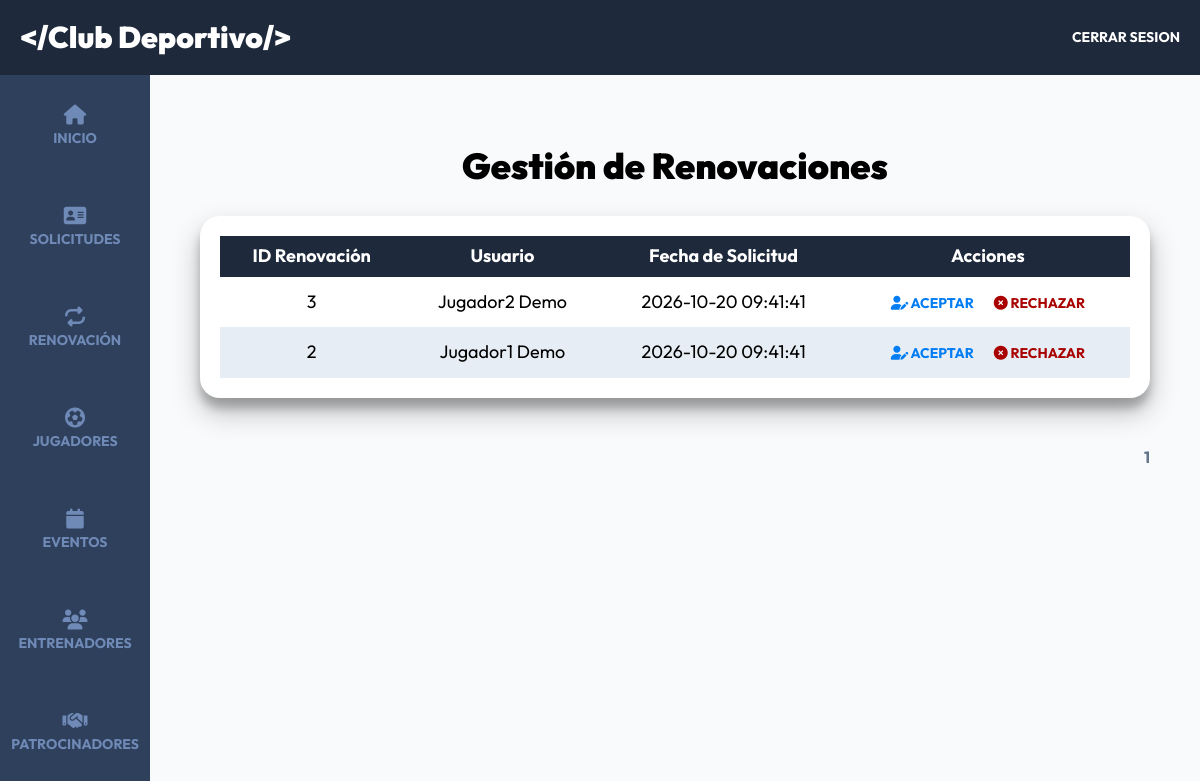
Page /admin/renovaciones (signed in) on the committed database.
### tables this page shows
CREATE TABLE renovaciones(id INT AUTO_INCREMENT PRIMARY KEY,usuario_id INT,fecha_solicitud DATETIME,estado VARCHAR(20),fecha_respuesta DATETIME);

CREATE TABLE usuarios(id INT AUTO_INCREMENT PRIMARY KEY,dni VARCHAR(12),nombre VARCHAR(60),apellido1 VARCHAR(60),apellido2 VARCHAR(60),email VARCHAR(60),password VARCHAR(60),confirmado TINYINT(1),estado VARCHAR(20),token VARCHAR(15),admin TINYINT(1),padre VARCHAR(60),correo_padre VARCHAR(60),madre VARCHAR(60),correo_madre VARCHAR(60),telefono VARCHAR(20),genero VARCHAR(10),fecha_nacimiento DATE,direccion VARCHAR(120),codigo_postal VARCHAR(10),ciudad VARCHAR(40),pais VARCHAR(40),nacionalidad VARCHAR(40),categoria VARCHAR(40),grupo VARCHAR(40),federado VARCHAR(5),nadar VARCHAR(5),alergias TEXT,informacion TEXT,imagen VARCHAR(40),tags VARCHAR(120),redes TEXT);

### controllers/RenovacionController.php (called while the page is built, shortened)
<?php
class RenovacionController {
    public static function index(Router $router) {
        $pagina_actual = $_GET['page'] ?? 1;
        $pagina_actual = filter_var($pagina_actual, FILTER_VALIDATE_INT);
        $por_pagina = 10;
        $total = Renovacion::totalArray(['estado' => 'pendiente']);
        $paginacion = new Paginacion($pagina_actual, $por_pagina, $total);
        $offset = $paginacion->offset();
        $renovacionesPendientes = Renovacion::whereArrayPaginarOrdenar(['estado' => 'pendiente'], $por_pagina, $offset, 'DESC');
        foreach ($renovacionesPendientes as $renovacion) {
            $usuario = Usuario::find($renovacion->usuario_id);
            $renovacion->usuario = $usuario;
        }
        $router->render('admin/renovaciones/index', [
            'titulo' => 'Gestión de Renovaciones',
            'renovacionesPendientes' => $renovacionesPendientes,
            'paginacion' => $paginacion->paginacion()
        ]);
    }
}

### public/index.php (called while the page is built, shortened)
<?php
$router = new Router();
$router->get('/login', [AuthController::class, 'login']);
$router->post('/login', [AuthController::class, 'login']);
$router->post('/logout', [AuthController::class, 'logout']);
$router->get('/registro', [AuthController::class, 'registro']);
$router->post('/registro', [AuthController::class, 'registro']);
$router->get('/olvide', [AuthController::class, 'olvide']);
$router->post('/olvide', [AuthController::class, 'olvide']);
$router->get('/reestablecer', [AuthController::class, 'reestablecer']);
$router->post('/reestablecer', [AuthController::class, 'reestablecer']);
$router->get('/mensaje', [AuthController::class, 'mensaje']);
$router->get('/confirmar-cuenta', [AuthController::class, 'confirmar']);
$router->get('/admin/dashboard', [DashboardController::class, 'index']);
$router->get('/admin/panel', [AdminController::class, 'index']);
$router->post('/admin/panel/usuarios/aceptar', [AdminController::class, 'aceptarUsuario']);
$router->post('/admin/panel/usuarios/rechazar', [AdminController::class, 'rechazarUsuario']);
$router->get('/admin/panel/editar', [AdminController::class, 'editar']);
$router->post('/admin/panel/editar', [AdminController::class, 'editar']);
$router->get('/admin/renovaciones', [RenovacionController::class, 'index']);
$router->get('/registro/renovaciones', [RenovacionController::class, 'crearSolicitud']);
$router->post('/admin/renovaciones/aceptar', [RenovacionController::class, 'aceptarRenovacion']);
$router->post('/admin/renovaciones/rechazar', [RenovacionController::class, 'rechazarRenovacion']);
$router->get('/admin/registrados/editar', [RegistradosController::class, 'editar']);
$router->post('/admin/registrados/editar', [RegistradosController::class, 'editar']);
$router->get('/admin/registrados', [RegistradosController::class, 'index']);
$router->post('/admin/registrados/aprobar', [RegistradosController::class, 'aprobarUsuario']);
$router->post('/admin/registrados/rechazar', [RegistradosController::class, 'rechazarUsuario']);
$router->get('/admin/entrenadores', [EntrenadoresController::class, 'index']);
$router->get('/admin/entrenadores/crear', [EntrenadoresController::class, 'crear']);
$router->post('/admin/entrenadores/crear', [EntrenadoresController::class, 'crear']);
$router->get('/admin/entrenadores/editar', [EntrenadoresController::class, 'editar']);
$router->post('/admin/entrenadores/editar', [EntrenadoresController::class, 'editar']);
$router->post('/admin/entrenadores/eliminar', [EntrenadoresController::class, 'eliminar']);
$router->get('/admin/eventos', [EventosController::class, 'index']);
$router->get('/admin/eventos/crear', [EventosController::class, 'crear']);
$router->post('/admin/eventos/crear', [EventosController::class, 'crear']);
$router->get('/admin/eventos/editar', [EventosController::class, 'editar']);
$router->post('/admin/eventos/editar', [EventosController::class, 'editar']);
$router->post('/admin/eventos/eliminar', [EventosController::class, 'eliminar']);
$router->get('/api/eventos-horario', [APIEventos::class, 'index']);
$router->get('/api/equipacion', [APIEquipacion::class, 'index']);
$router->get('/api/entrenadores', [APIEntrenadores::class, 'index']);
$router->get('/api/entrenador', [APIEntrenadores::class, 'entrenador']);
$router->get('/admin/patrocinadores', [PatrocinadorController::class, 'index']);
$router->get('/admin/patrocinadores/crear', [PatrocinadorController::class, 'crear']);
$router->post('/admin/patrocinadores/crear', [PatrocinadorController::class, 'crear']);
$router->get('/admin/patrocinadores/editar', [PatrocinadorController::class, 'editar']);
$router->post('/admin/patrocinadores/editar', [PatrocinadorController::class, 'editar']);
$router->post('/admin/patrocinadores/eliminar', [PatrocinadorController::class, 'eliminar']);
$router->get('/admin/equipacion', [EquipacionController::class, 'index']);
$router->get('/finalizar-registro', [RegistroController::class, 'crear']);
$router->post('/finalizar-registro/gratis', [RegistroController::class, 'gratis']);
$router->post('/finalizar-registro/pagar', [RegistroController::class, 'pagar']);
$router->get('/finalizar-registro/eventosconf', [RegistroController::class, 'eventosconf']);
$router->post('/finalizar-registro/eventosconf', [RegistroController::class, 'eventosconf']);
$router->get('/boleto', [RegistroController::class, 'boleto']);
$router->post('/boleto', [RegistroController::class, 'guardarFirma']);
$router->get('/firma', [RegistroController::class, 'firma']);
$router->get('/confirmar-firma', [RegistroController::class, 'confirmarFirma']);
$router->post('/renovacion', [RegistroController::class, 'solicitarRenovacion']);
$router->get('/', [PaginasController::class, 'index']);
$router->get('/clubdeportivo', [PaginasController::class, 'evento']);
$router->get('/paquetes', [PaginasController::class, 'paquetes']);
$router->get('/eventos', [PaginasController::class, 'eventos']);
$router->get('/evento', [PaginasController::class, 'detalleEvento']);
$router->get('/pruebas', [PaginasController::class, 'pruebas']);
$router->get('/404', [PaginasController::class, 'error']);
$router->comprobarRutas();

### models/ActiveRecord.php (called while the page is built, shortened)
<?php
class ActiveRecord {
    protected static $db;
    protected static $tabla = '';
    public static function setDB($database) {
        self::$db = $database;
    }
    public static function consultarSQL($query) {
        $resultado = self::$db->query($query);
        $array = [];
        while($registro = $resultado->fetch_assoc()) {
            $array[] = static::crearObjeto($registro);
        }
        return $array;
    }
    protected static function crearObjeto($registro) {
        $objeto = new static;
        foreach($registro as $key => $value ) {
            if(property_exists( $objeto, $key  )) {
                $objeto->$key = $value;
            }
        }
        return $objeto;
    }
    public static function find($id) {
        $query = "SELECT * FROM " . static::$tabla  ." WHERE id = ${id}";
        $resultado = self::consultarSQL($query);
        return array_shift( $resultado ) ;
    }
     public static function totalArray($array = []) {
        $query = "SELECT COUNT(*) FROM " . static::$tabla . " WHERE ";
        foreach($array as $key => $value) {
            if($key == array_key_last($array)) {
                $query .= " ${key} = '${value}' ";
            } else {
                $query .= " ${key} = '${value}' AND ";
            }
        }
        $resultado = self::$db->query($query);
        $total = $resultado->fetch_array();
        return array_shift($total);
    }
    public static function whereArrayPaginarOrdenar($array = [], $limite, $offset, $orden = 'DESC') {
        $query = "SELECT * FROM " . static::$tabla . " WHERE ";
        foreach ($array as $key => $value) {
            $query .= " ${key} = '" . self::$db->escape_string($value) . "'";
        }
        $query .= " ORDER BY id ${orden}";
        $query .= " LIMIT " . self::$db->escape_string($limite) . " OFFSET " . self::$db->escape_string($offset);
        $resultado = self::consultarSQL($query);
        return $resultado;
    }
}

### views/admin/renovaciones/index.php (the view, shortened to what this page needs)
<h2 class="dashboard__heading"><?php echo $titulo; ?></h2>
<div class="dashboard__contenedor">
<?php if(!empty($renovacionesPendientes)): ?>
    <table class="table">
        <thead class="table__thead">
            <tr>
                <th scope="col" class="table__th">ID Renovación</th>
                <th scope="col" class="table__th">Usuario</th>
                <th scope="col" class="table__th">Fecha de Solicitud</th>
                <th scope="col" class="table__th">Acciones</th>
            </tr>
        </thead>
        <tbody class="table__tbody">
            <?php foreach($renovacionesPendientes as $renovacion): ?>
                <tr class="table__tr">
                    <td class="table__td">
                        <?php echo htmlspecialchars($renovacion->usuario_id); ?>
                    </td>
                    <td class="table__td">
                        <?php echo htmlspecialchars($renovacion->usuario->nombre) . ' ' . htmlspecialchars($renovacion->usuario->apellido1); ?>
                    </td>
                    <td class="table__td">
                        <?php echo htmlspecialchars($renovacion->fecha_solicitud); ?>
                    </td>
                    <td class="table__td--acciones">
                        <form method="POST" action="/admin/renovaciones/aceptar">
                            <button class="table__accion table__accion--editar" type="submit">
                                <i class="fa-solid fa-user-pen"></i> Aceptar
                            </button>
                        </form>
                        <form method="POST" action="/admin/renovaciones/rechazar">
                            <button class="table__accion table__accion--eliminar" type="submit">
                                <i class="fa-solid fa-circle-xmark"></i> Rechazar
                            </button>
                        </form>
                    </td>
                </tr>
            <?php endforeach; ?>
        </tbody>
    </table>
<?php else: ?>
    <p class="text-center">No hay renovaciones pendientes</p>
<?php endif; ?>
</div>
<?php
    echo $paginacion;
?>

### public/build/css/app.css (style rules this page uses)
html { line-height: 1.15; -webkit-text-size-adjust: 100%; }
body { margin: 0; }
button, input, optgroup, select, textarea { font-family: inherit; font-size: 100%; line-height: 1.15; margin: 0; }
button, input { overflow: visible; }
button, select { text-transform: none; }
button, [type=button], [type=reset], [type=submit] { -webkit-appearance: button; }
html { font-size: 62.5%; box-sizing: border-box; height: 100%; }
*, *:before, *:after { box-sizing: inherit; }
body { font-family: "Outfit", sans-serif; font-size: 1.8rem; }
h1, h2, h3 { font-family: "Outfit", sans-serif; font-weight: 900; margin: 2rem 0; }
h2 { font-size: 3.6rem; }
[class$=__heading] { font-family: "Outfit", sans-serif; font-weight: 900; margin: 2rem 0; margin: 6rem 0 3rem 0; text-align: center; }
.dashboard { height: 100%; display: flex; flex-direction: column; background-color: #F8FAFC; }
.dashboard__contenedor, .dashboard__formulario { box-shadow: rgba(0, 0, 0, 0.25) 0px 14px 28px, rgba(0, 0, 0, 0.22) 0px 10px 10px; background-color: #FFFFFF; padding: 2rem; border-radius: 2rem; }
.table { width: 100%; border-collapse: collapse; }
.table__thead { background-color: #1E293B; color: #FFFFFF; }
.table__th { padding: 1rem; text-align: center; }
.table__tr:nth-of-type(even) { background-color: #e6edf4; }
.table__td, .table__td--acciones { padding: 1.5rem 1rem; text-align: center; }
.table__td--acciones { display: flex; justify-content: center; gap: 2rem; align-items: end; }
.table__accion { all: unset; text-transform: uppercase; font-size: 1.4rem; font-weight: 700; }
.table__accion--editar { color: #007df4; }
.table__accion--eliminar { color: rgb(169, 0, 0); }

### rows in the picture
renovaciones: usuario "3", usuario.nombre "Jugador2 Demo", fecha_solicitud "2026-10-20 09:41:41"
renovaciones: usuario "2", usuario.nombre "Jugador1 Demo", fecha_solicitud "2026-10-20 09:41:41"

### other values in the picture
$titulo "Gestión de Renovaciones"
